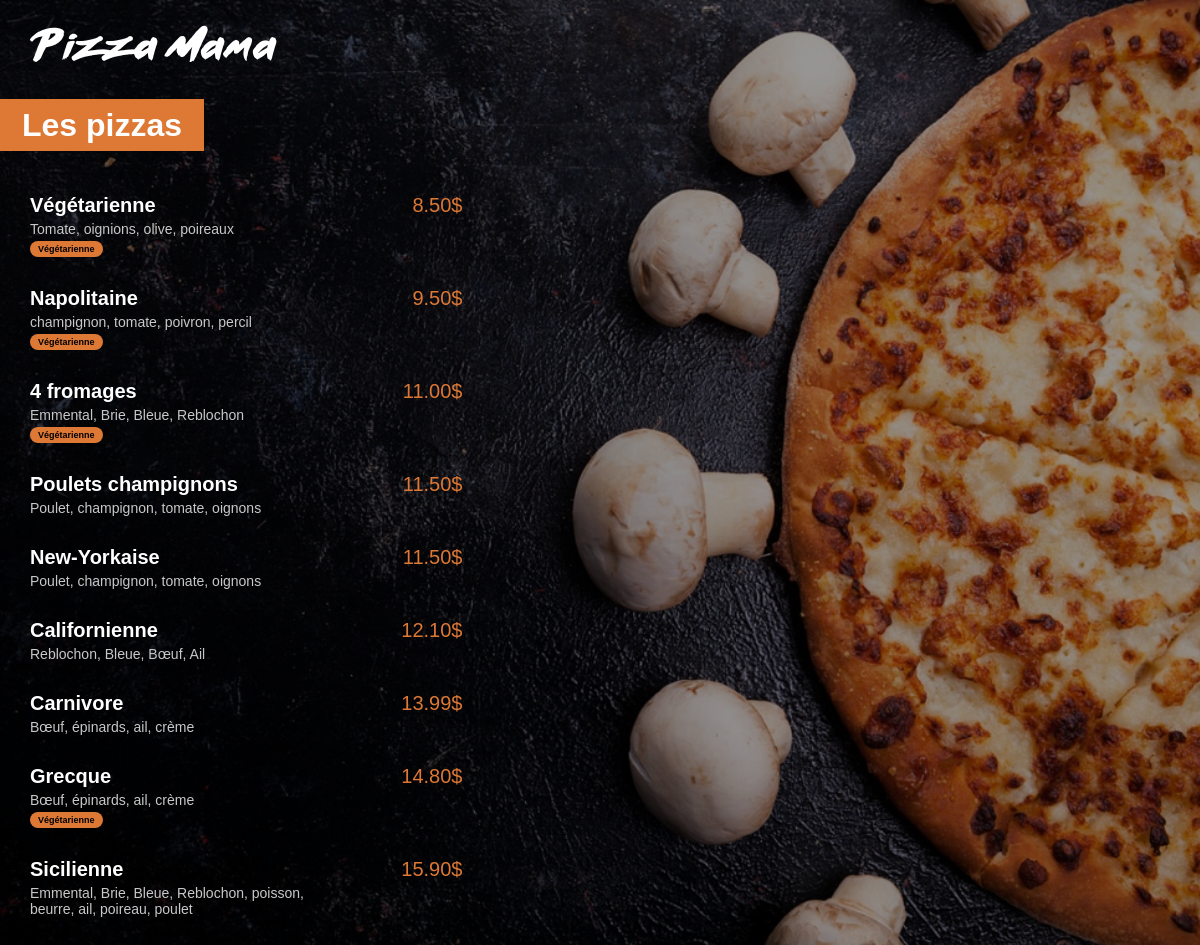
Screenshot of /menu-pizza/ with the database file from the repository.
### menu/models.py (models this page shows, shortened)
class Pizza(models.Model):
    nom = models.CharField(max_length=200)
    ingredients = models.CharField(max_length=400)
    prix = models.FloatField(default=False)
    vegetarienne = models.BooleanField(default=False)

### menu/views.py (the view)
# urls.py: path('', views.index, name="index"),
def index(request):
    pizzas = Pizza.objects.all().order_by('prix')
    return render(request, 'menu/index.html', {'pizzas': pizzas})

### menu/templates/menu/index.html (shortened to what this page needs)
{% load static %}
<html lang="fr">
<head>
     <link rel="stylesheet" href="{% static 'menu/styl.css' %}">
</head>
<body>
    <a href="{% url 'main:index' %}"><img id="small_logo" src="{% static 'menu/images/small_logo.png' %}"></a>
    <div class="menu_title">
        <h1>Les pizzas</h1>
    </div>
    <div class="menu_list">
        {% for pizza in pizzas %}
        <div class="menu_list_item">
            <span class="menu_list_title">{{pizza.nom}}</span>
            <span class="menu_list_prix">{{pizza.prix | floatformat:2}}$</span>
            <span class="menu_list_ingredients">{{pizza.ingredients}}</span>
            {% if pizza.vegetarienne %}
                <span class="menu_list_badge">Végétarienne</span>
            {% endif %}
        </div>
        {% endfor %}
    </div>
</body>
</html>

### menu/static/menu/styl.css (style rules this page uses)
body { background: linear-gradient(0deg, rgba(0, 0, 0, 0.4), rgba(0, 0, 0, 0.4)), url("images/menu_background.jpg") no-repeat center center fixed; -webkit-background-size: cover; -moz-background-size: cover; -o-background-size: cover; background-size: cover; background-size: cover; color: white; margin: 0px; font-family: Arial; background-attachment: scroll; }
#small_logo { margin-top: 25px; margin-left: 30px; }
h1 { background: #DD7835; display: inline; padding: 8px 22px ; }
.menu_title { margin-top: 45px; margin-bottom: 50px; }
.menu_list { margin-left: 30px; }
.menu_list_item { margin: 30px 0px; }
.menu_list_title { font-weight: bold; font-size: 20px; display: inline-block; width: 350px; }
.menu_list_prix { color: #DD7835; font-size: 20px; display: inline-block; width: 70px; margin-left: 8px; text-align: right; }
.menu_list_ingredients { color: #C8C8C8; font-size: 14px; margin-top: 4px; display: block; width: 320px }
.menu_list_badge { background-color: #DD7835; color: black; font-size: 9px; padding: 3px 8px; margin-top: 4px; display: inline-block; border-radius: 8px; font-weight: bold; }

### rows the page displays
Pizza: nom "Végétarienne", prix "8.50", ingredients "Tomate, oignions, olive, poireaux", vegetarienne "Végétarienne"
Pizza: nom "Napolitaine", prix "9.50", ingredients "champignon, tomate, poivron, percil", vegetarienne "Végétarienne"
Pizza: nom "4 fromages", prix "11.00", ingredients "Emmental, Brie, Bleue, Reblochon", vegetarienne "Végétarienne"
Pizza: nom "Poulets champignons", prix "11.50", ingredients "Poulet, champignon, tomate, oignons"
Pizza: nom "New-Yorkaise", prix "11.50", ingredients "Poulet, champignon, tomate, oignons"
Pizza: nom "Californienne", prix "12.10", ingredients "Reblochon, Bleue, Bœuf, Ail"
Pizza: nom "Carnivore", prix "13.99", ingredients "Bœuf, épinards, ail, crème"
Pizza: nom "Grecque", prix "14.80", ingredients "Bœuf, épinards, ail, crème", vegetarienne "Végétarienne"
Pizza: nom "Sicilienne", prix "15.90", ingredients "Emmental, Brie, Bleue, Reblochon, poisson, beurre, ail, poireau, poulet"
